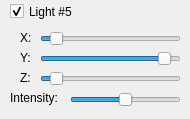
       <widget class="QWidget" name="light5">
        <widget class="QSlider" name="sliderLight5Z">
         <property name="geometry">
          <rect>
           <x>40</x>
           <y>69</y>
           <width>141</width>
           <height>19</height>
          </rect>
         </property>
         <property name="minimum">
          <number>-100</number>
         </property>
         <property name="maximum">
          <number>100</number>
         </property>
         <property name="value">
          <number>-85</number>
         </property>
         <property name="sliderPosition">
          <number>-85</number>
         </property>
         <property name="orientation">
          <enum>Qt::Horizontal</enum>
         </property>
        </widget>
        <widget class="QLabel" name="label_26">
         <property name="geometry">
          <rect>
           <x>20</x>
           <y>67</y>
           <width>21</width>
           <height>21</height>
          </rect>
         </property>
         <property name="text">
          <string>Z:</string>
         </property>
        </widget>
        <widget class="QLabel" name="label_27">
         <property name="geometry">
          <rect>
           <x>20</x>
           <y>27</y>
           <width>21</width>
           <height>21</height>
          </rect>
         </property>
         <property name="text">
          <string>X:</string>
         </property>
        </widget>
        <widget class="QSlider" name="sliderLight5Y">
         <property name="geometry">
          <rect>
           <x>40</x>
           <y>49</y>
           <width>141</width>
           <height>19</height>
          </rect>
         </property>
         <property name="minimum">
          <number>-100</number>
         </property>
         <property name="maximum">
          <number>100</number>
         </property>
         <property name="value">
          <number>85</number>
         </property>
         <property name="sliderPosition">
          <number>85</number>
         </property>
         <property name="orientation">
          <enum>Qt::Horizontal</enum>
         </property>
        </widget>
        <widget class="QSlider" name="sliderLight5X">
         <property name="geometry">
          <rect>
           <x>40</x>
           <y>29</y>
           <width>141</width>
           <height>19</height>
          </rect>
         </property>
         <property name="minimum">
          <number>-100</number>
         </property>
         <property name="maximum">
          <number>100</number>
         </property>
         <property name="value">
          <number>-85</number>
         </property>
         <property name="orientation">
          <enum>Qt::Horizontal</enum>
         </property>
        </widget>
        <widget class="QCheckBox" name="checkLight5">
         <property name="geometry">
          <rect>
           <x>10</x>
           <y>0</y>
           <width>70</width>
           <height>23</height>
          </rect>
         </property>
         <property name="text">
          <string>Light #5</string>
         </property>
         <property name="checked">
          <bool>true</bool>
         </property>
        </widget>
        <widget class="QLabel" name="label_28">
         <property name="enabled">
          <bool>true</bool>
         </property>
         <property name="geometry">
          <rect>
           <x>10</x>
           <y>90</y>
           <width>51</width>
           <height>16</height>
          </rect>
         </property>
         <property name="text">
          <string>Intensity:</string>
         </property>
        </widget>
        <widget class="QLabel" name="label_29">
         <property name="geometry">
          <rect>
           <x>20</x>
           <y>47</y>
           <width>21</width>
           <height>21</height>
          </rect>
         </property>
         <property name="text">
          <string>Y:</string>
         </property>
        </widget>
        <widget class="QSlider" name="sliderLighting5">
         <property name="enabled">
          <bool>true</bool>
         </property>
         <property name="geometry">
          <rect>
           <x>70</x>
           <y>90</y>
           <width>111</width>
           <height>20</height>
          </rect>
         </property>
         <property name="value">
          <number>50</number>
         </property>
         <property name="orientation">
          <enum>Qt::Horizontal</enum>
         </property>
         <property name="tickInterval">
          <number>1</number>
         </property>
        </widget>
       </widget>
